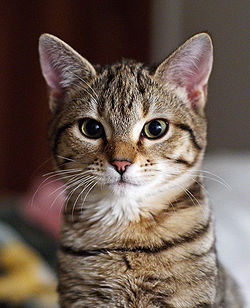
#> input picture filters_image_processing/cat_.jpg, 250 x 308 px
$ jupyter execute playing_with_filters.ipynb
#> lines starting #> are read from the running program, lines starting #| are printed output that depends on the picture
[cell 1]
import numpy as np
import cv2
from scipy.signal import convolve2d
from matplotlib import pyplot as plt

[cell 2]
image = cv2.imread('cat_.jpg')
#> image is the input picture: shape (308, 250, 3); mean B, G, R 81.3, 91.7, 108.4
image = cv2.cvtColor(image, cv2.COLOR_BGR2GRAY)
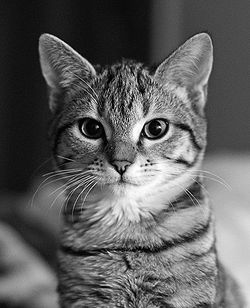
#> image: shape (308, 250); min 0, max 255, mean 95.5

[cell 3]
def show_differences(kernel):
    convolved = convolve2d(image, kernel)
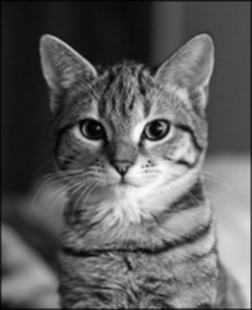
#> convolved: shape (310, 252) float64; min 1.44, max 252.9, mean 94.2
    fig = plt.figure(figsize=(15,15))
    plt.subplot(121)
    plt.title('Original image')
    plt.axis('off')
    plt.imshow(image, cmap='gray')

    plt.subplot(122)
    plt.title('Convolved image')
    plt.axis('off')
    plt.imshow(convolved, cmap='gray')

    return convolved

[cell 4]
kernel = np.array([[1,1,1], [1,1,1], [1,1,1]])/9 # box blur
output = show_differences(kernel)
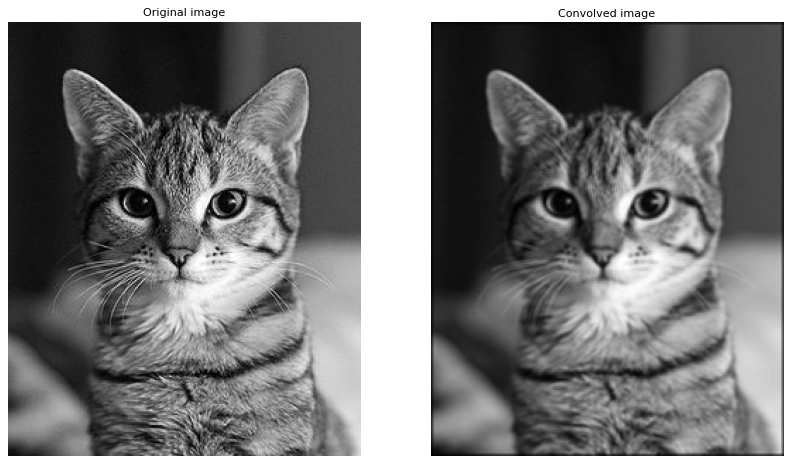
#> figure drawn by matplotlib, 2 panels

[cell 5]
kernel = np.array([[1,2,1], [2,4,2], [1,2,1]])/16 #Gaussian blur 3x3
output = show_differences(kernel)

[cell 6]
kernel = np.array([[-1,-1,-1], [-1,8,-1], [-1,-1,-1]]) # for vertical edges detection
output = show_differences(kernel)
#> in show_differences (call 3), `convolved = convolve2d(image, kernel)`:
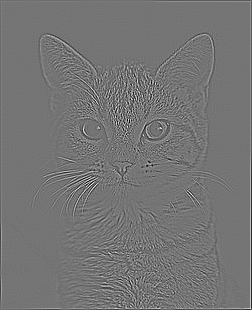
#> convolved: shape (310, 252) int64; min -977, max 1154, mean 0; drawn with min black and max white

[cell 7]
kernel = np.array([[-1,1,-1], [-1,1,-1], [-1,1,-1]])
output = show_differences(kernel)
#> in show_differences (call 4), `convolved = convolve2d(image, kernel)`:
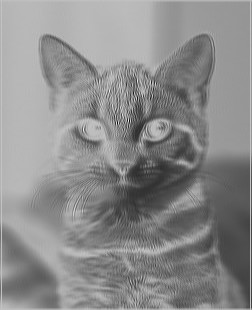
#> convolved: shape (310, 252) int64; min -1007, max 316, mean -282.5; drawn with min black and max white

[cell 8]
kernel = np.array([[0,-1,0], [-1,5,-1], [0,-1,0]]) # sharpen
output = show_differences(kernel)
#> in show_differences (call 5), `convolved = convolve2d(image, kernel)`:
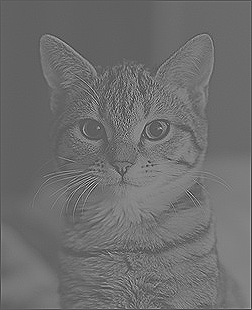
#> convolved: shape (310, 252) int64; min -556, max 947, mean 94.2; drawn with min black and max white
